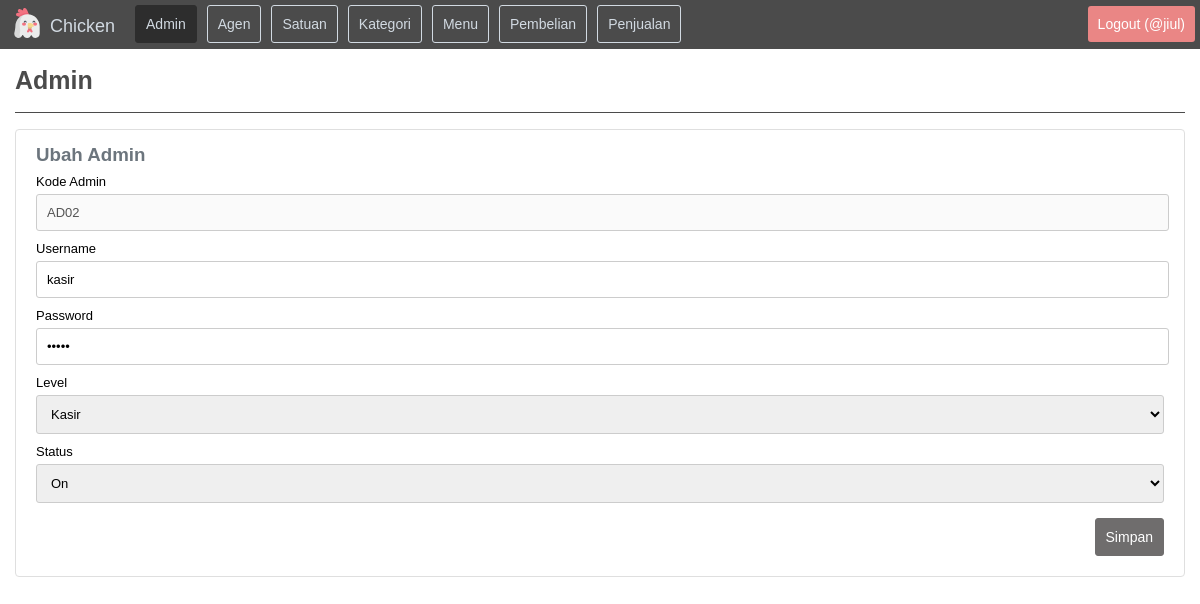
The page /?folder=admin&file=ubah&kode_admin=AD02 (signed in) on the database its author committed.
### tables this page shows
CREATE TABLE `tabel_admin` (
  `kolom_kode_admin` char(4) NOT NULL,
  `kolom_username` varchar(10) NOT NULL,
  `kolom_password` varchar(10) NOT NULL,
  `kolom_password_sha1` varchar(40) NOT NULL,
  `kolom_level` enum('admin','kasir') NOT NULL,
  `kolom_status_admin` enum('on','off') NOT NULL
);

### page/admin/ubah.php (the view, shortened to what this page needs)
<div class="header">
	<h1>Admin</h1>
</div>
<?php
	$kode_admin	= isset($_GET["kode_admin"]) ? $_GET["kode_admin"] : false;
	$sql1	=	mysqli_query($koneksi,	"
											SELECT * FROM
												tabel_admin
											WHERE
												kolom_kode_admin='$kode_admin'
										")
										or die("
											<div class='alert'>
												sql1 error<br>
												".mysqli_errno($koneksi)." - ".mysqli_error($koneksi)."
											</div>
										");
	$row1 	=	mysqli_fetch_array($sql1);
	if (!isset($_POST["submitAdmin"])) {
		$valueKode		=	$row1["kolom_kode_admin"];
		$valueUsername	=	$row1["kolom_username"];
		$valuePassword	=	$row1["kolom_password"];
		$valueLevel 	=	$row1["kolom_level"];
		$valueStatus 	=	$row1["kolom_status_admin"];
	}
?>
<?php if (!$valueKode) { ?>
	<div class="alert">
		Tidak ditemukan data admin
	</div>
<?php } else { ?>
	<div class="card">
		<div class="card-body">
			<h3 class="card-subtitle">Ubah Admin</h3>
			<form method="post" class="form" name="formUbahAdmin">
				<label>Kode Admin</label>
				<input type="text" disabled value="<?php echo $valueKode; ?>">
				<label>Username</label>
				<input type="text" name="inputUsername" value="<?php echo $valueUsername; ?>" placeholder="Username">
				<label>Password</label>
				<input type="password" name="inputPassword" value="<?php echo $valuePassword; ?>" placeholder="Password">
				<label>Level</label>
				<select name="inputLevel">
					<option value="kasir" <?php if ($valueLevel=="kasir") echo "selected"; ?>>Kasir</option>
				</select>
				<label>Status</label>
				<select name="inputStatus">
					<option value="on" <?php if ($valueStatus=="on") echo "selected"; ?>>On</option>
				</select>
				<button type="submit" name="submitAdmin">Simpan</button>
			</form>
		</div>
	</div>
<?php } ?>

### css/style.css (style rules this page uses)
body { margin: 0; padding: 0; font-family: arial; }

### css/main.css (style rules this page uses)
.main .header { overflow: hidden; border-bottom: 1px solid #4b4b4b; }
.main .header h1 { float: left; color: #4b4b4b; font-size: 25px; }

### css/card.css (style rules this page uses)
.card { position: relative; display: flex; min-width: 0; background-color: #fff; border: 1px solid #dfdfdf; border-radius: 0.25rem; margin: 1rem 0rem; }
.card .card-body { flex: 1 1 auto; padding: 1.25rem; }
.card .card-body .card-subtitle { margin-top: -0.375rem; color: #6c757d; margin-bottom: 0.5rem; }

### css/form.css (style rules this page uses)
.card .form label { float: left; font-size: 13px; }
.card .form input[type=text] { padding: 10px; font-size: 13px; border-radius: 3px; border: 1px solid #ccc; float: left; width: 98.5%; margin: 5px 0px 10px 0px; }
.card .form input[type=password] { padding: 10px; font-size: 13px; border-radius: 3px; border: 1px solid #ccc; float: left; width: 98.5%; margin: 5px 0px 10px 0px; }
.card .form select { padding: 10px; font-size: 13px; border-radius: 3px; border: 1px solid #ccc; float: left; width: 100%; margin: 5px 0px 10px 0px; }
.card .form button { padding: 10px; margin: 5px 0px 0px 0px; font-size: 14px; border-radius: 3px; float: right; border: 1px solid #6f6d6d; cursor: pointer; background-color: #6f6d6d; color: #fff; }

### rows shown on the page
tabel_admin: kolom_kode_admin "AD02", inputUsername "kasir", inputLevel "Kasir", inputStatus "On"

### other values the page prints
$session_username "jiul"
